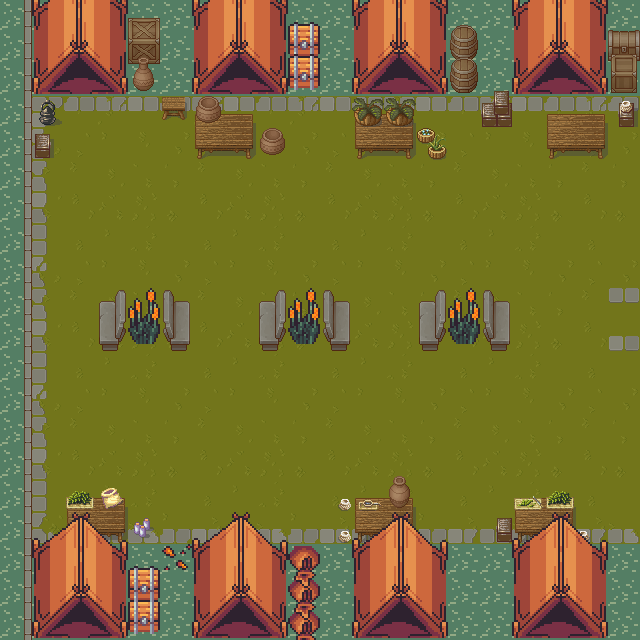

This game map was drawn from its Tiled (.tmx) file and the tilesets committed beside it. A one-line description and the trimmed map source follow:
An orthogonal 20x20 tile map with 32x32 px tiles, 5 tile layers (groundLayer, fenceLayer, itemsLayer, items2Layer, ...), 5 tilesets and 1 object (start).

<map version="1.9" tiledversion="1.9.2" orientation="orthogonal" renderorder="right-down" width="20" height="20" tilewidth="32" tileheight="32" infinite="0" nextlayerid="7" nextobjectid="5">
 <editorsettings>
  <export target="../level3.tmj" format="json" />
 </editorsettings>
 <tileset firstgid="1" name="32x32" tilewidth="32" tileheight="32" tilecount="390" columns="26">
  <image source="32x32.png" width="832" height="480" />
 </tileset>
 <tileset firstgid="391" name="magecity" tilewidth="32" tileheight="32" tilecount="360" columns="8">
  <image source="magecity.png" width="256" height="1450" />
 </tileset>
 <tileset firstgid="751" name="TX Props" tilewidth="32" tileheight="32" tilecount="256" columns="16">
  <image source="TX Props.png" width="512" height="512" />
 </tileset>
 <tileset firstgid="1007" name="TX Tileset Grass" tilewidth="32" tileheight="32" tilecount="64" columns="8">
  <image source="TX Tileset Grass.png" width="256" height="256" />
 </tileset>
 <tileset firstgid="1071" name="TX Tileset Wall" tilewidth="32" tileheight="32" tilecount="256" columns="16">
  <image source="TX Tileset Wall.png" width="512" height="512" />
 </tileset>
 <layer id="1" name="groundLayer" width="20" height="20">
  <data>[400 cells, 400 non-empty, 31 distinct tile ids]</data>
 </layer>
 <objectgroup id="6" name="objectLayer">
  <object id="2" name="start" x="562.41" y="321.636">
   <point />
  </object>
 </objectgroup>
 <layer id="3" name="fenceLayer" width="20" height="20">
  <data>[400 cells, 21 non-empty, 3 distinct tile ids]</data>
 </layer>
 <layer id="4" name="itemsLayer" width="20" height="20">
  <data>[400 cells, 64 non-empty, 29 distinct tile ids]</data>
 </layer>
 <layer id="5" name="items2Layer" width="20" height="20">
  <data>[400 cells, 26 non-empty, 21 distinct tile ids]</data>
 </layer>
 <layer id="2" name="buildingsLayer" width="20" height="20">
  <data>[400 cells, 84 non-empty, 12 distinct tile ids]</data>
 </layer>
</map>
